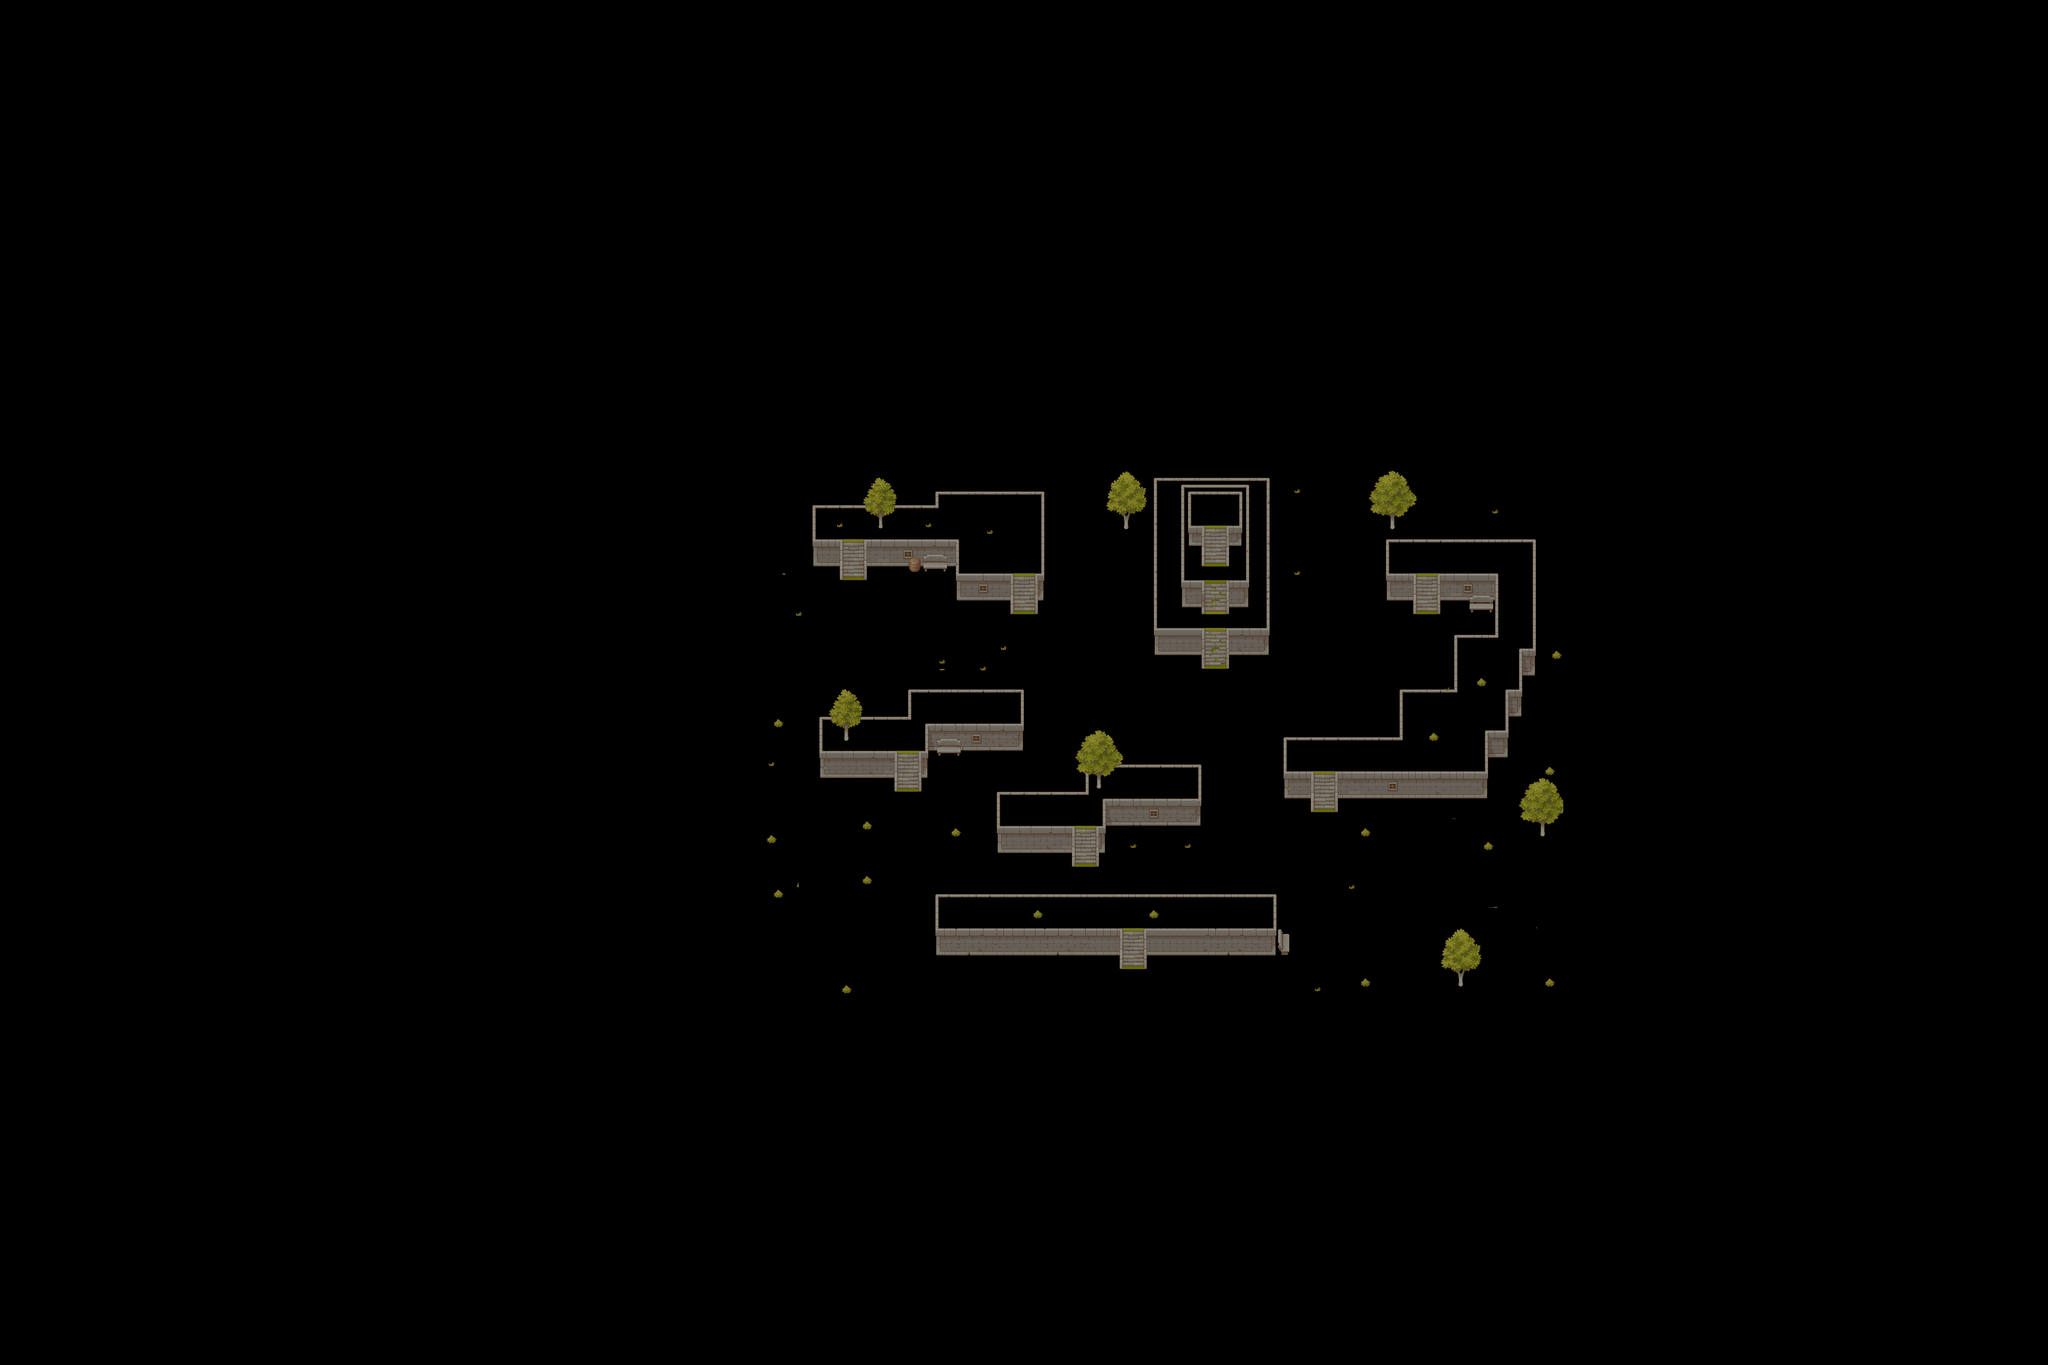

Below is a game level as drawn by its tile map, then a one-line description and the .tmx that defines it (tile-layer data replaced by summaries):
An orthogonal 300x200 tile map with 16x16 px tiles, 3 tile layers (Wall, Down_layer, Up_layer), 1 hidden layer not drawn, 10 tilesets and 642 objects.

<map version="1.10" tiledversion="1.11.1" orientation="orthogonal" renderorder="right-down" width="300" height="200" tilewidth="16" tileheight="16" infinite="0" nextlayerid="27" nextobjectid="2512">
 <tileset firstgid="1" source="../Texture_tsx/TX Plant.tsx" />
 <tileset firstgid="1025" source="../Texture_tsx/TX Props.tsx" />
 <tileset firstgid="2049" source="../Texture_tsx/TX Struct.tsx" />
 <tileset firstgid="3073" source="../Texture_tsx/TX Tileset Grass.tsx" />
 <tileset firstgid="3329" name="TX Tileset Wall" tilewidth="16" tileheight="16" tilecount="1024" columns="32">
  <image source="../Texture/TX Tileset Wall.png" width="512" height="512" />
 </tileset>
 <tileset firstgid="4353" source="../Texture_tsx/Dark_TX Tileset Grass.tsx" />
 <tileset firstgid="4609" source="../Texture_tsx/Dark_TX Struct.tsx" />
 <tileset firstgid="5633" name="Stones" tilewidth="94" tileheight="72" tilecount="8" columns="0">
  <grid orientation="orthogonal" width="1" height="1" />
  <tile id="0">
   <image source="../Texture/stone_1.png" width="11" height="10" />
  </tile>
  <tile id="1">
   <image source="../Texture/stone_2.png" width="16" height="14" />
  </tile>
  <tile id="2">
   <image source="../Texture/stone_3.png" width="24" height="19" />
  </tile>
  <tile id="3">
   <image source="../Texture/stone_4.png" width="24" height="19" />
  </tile>
  <tile id="4">
   <image source="../Texture/stone_5.png" width="27" height="22" />
  </tile>
  <tile id="5">
   <image source="../Texture/stone_6.png" width="27" height="27" />
  </tile>
  <tile id="6">
   <image source="../Texture/stone_7.png" width="57" height="42" />
  </tile>
  <tile id="7">
   <image source="../Texture/portal.png" width="94" height="72" />
  </tile>
 </tileset>
 <tileset firstgid="5641" source="../Texture_tsx/stolb.tsx" />
 <tileset firstgid="5642" name="Trees" tilewidth="113" tileheight="139" tilecount="12" columns="0">
  <grid orientation="orthogonal" width="1" height="1" />
  <tile id="0">
   <image source="../Texture/bush_1.png" width="27" height="25" />
  </tile>
  <tile id="1">
   <image source="../Texture/bush_2.png" width="22" height="19" />
  </tile>
  <tile id="2">
   <image source="../Texture/bush_3.png" width="38" height="32" />
  </tile>
  <tile id="3">
   <image source="../Texture/bush_4.png" width="47" height="42" />
  </tile>
  <tile id="4">
   <image source="../Texture/bush_5.png" width="40" height="35" />
  </tile>
  <tile id="5">
   <image source="../Texture/Tree_1.png" width="113" height="139" />
  </tile>
  <tile id="6">
   <image source="../Texture/Tree_2.png" width="96" height="136" />
  </tile>
  <tile id="7">
   <image source="../Texture/Tree_3.png" width="79" height="120" />
  </tile>
  <tile id="8">
   <image source="../Texture/vase_1.png" width="21" height="32" />
  </tile>
  <tile id="9">
   <image source="../Texture/vase_2.png" width="25" height="27" />
  </tile>
  <tile id="10">
   <image source="../Texture/vase_3.png" width="21" height="34" />
  </tile>
  <tile id="11">
   <image source="../Texture/barrel.png" width="28" height="36" />
  </tile>
 </tileset>
 <layer id="1" name="Grass" width="300" height="200" visible="0">
  <data>[60000 cells, 60000 non-empty, 366 distinct tile ids]</data>
 </layer>
 <objectgroup id="3" name="Shadow" visible="0" />
 <layer id="4" name="Wall" width="300" height="200">
  <data>[60000 cells, 1505 non-empty, 255 distinct tile ids]</data>
 </layer>
 <layer id="7" name="Down_layer" width="300" height="200">
  <data>[60000 cells, 351 non-empty, 118 distinct tile ids]</data>
 </layer>
 <objectgroup id="5" name="Down_sprites" visible="0" />
 <objectgroup id="8" name="Sprites" visible="0">
  <object id="1042" gid="5641" x="2260" y="1323" width="22" height="37" />
  <object id="1043" gid="5641" x="2389" y="1211.67" width="22" height="37" />
  <object id="1044" gid="5641" x="2260" y="1211.67" width="22" height="37" />
  <object id="1045" gid="5641" x="2389" y="1323" width="22" height="37" />
  <object id="1046" gid="5636" x="1924.13" y="1496" width="24" height="19" />
  <object id="1048" gid="5641" x="2933" y="2152.67" width="22" height="37" />
  <object id="1049" gid="5636" x="1779" y="1260.33" width="24" height="19" />
  <object id="1050" gid="5636" x="1780" y="1626" width="24" height="19" />
  <object id="1051" gid="5636" x="1780" y="1451" width="24" height="19" />
  <object id="1052" gid="5638" x="1875" y="1593" width="27" height="27" />
  <object id="1053" gid="5638" x="2081" y="1577" width="27" height="27" />
  <object id="1054" gid="5638" x="2451" y="1609" width="27" height="27" />
  <object id="1055" gid="5645" x="2312" y="1204" width="47" height="42" />
  <object id="1056" gid="5645" x="1784" y="1223" width="47" height="42" />
  <object id="1057" gid="5645" x="1814" y="1543" width="47" height="42" />
  <object id="1058" gid="5645" x="1944" y="2133" width="47" height="42" />
  <object id="1059" gid="5645" x="1864" y="2101" width="47" height="42" />
  <object id="1060" gid="5645" x="1959" y="2276" width="47" height="42" />
  <object id="1061" gid="5636" x="1847" y="2301" width="24" height="19" />
  <object id="1062" gid="5636" x="1764" y="2187" width="24" height="19" />
  <object id="1063" gid="5636" x="2039" y="2285" width="24" height="19" />
  <object id="1064" gid="5636" x="2039" y="2189" width="24" height="19" />
  <object id="1065" gid="5636" x="2117" y="2123" width="24" height="19" />
  <object id="1066" gid="5636" x="1863" y="1979" width="24" height="19" />
  <object id="1067" gid="5636" x="1928" y="1883" width="24" height="19" />
  <object id="1068" gid="5638" x="1890" y="2203" width="27" height="27" />
  <object id="1069" gid="5638" x="1972" y="1992" width="27" height="27" />
  <object id="1070" gid="5638" x="1809" y="1867" width="27" height="27" />
  <object id="1071" gid="5638" x="2227" y="2072" width="27" height="27" />
  <object id="1072" gid="5636" x="2294" y="2042" width="24" height="19" />
  <object id="1073" gid="5641" x="2246" y="2153.33" width="22" height="37" />
  <object id="1074" gid="5653" x="2253" y="1770.25" width="28" height="36" />
  <object id="1075" gid="5638" x="2499" y="1719.33" width="27" height="27" />
  <object id="1076" gid="5653" x="2996" y="2176" width="28" height="36" />
  <object id="1077" gid="5644" x="3259" y="2159" width="38" height="32" />
  <object id="1078" gid="5638" x="2740" y="2283" width="27" height="27" />
  <object id="1079" gid="5638" x="2868" y="2313" width="27" height="27" />
  <object id="1080" gid="5638" x="3155" y="2214" width="27" height="27" />
  <object id="1081" gid="5638" x="3268" y="2278" width="27" height="27" />
  <object id="1082" gid="5638" x="3268" y="2055" width="27" height="27" />
  <object id="1083" gid="5638" x="3237" y="1608" width="27" height="27" />
  <object id="1084" gid="5652" x="3029" y="1774" width="21" height="34" />
  <object id="1085" gid="5651" x="2772" y="1870" width="25" height="27" />
  <object id="1086" gid="5646" x="3389" y="1954" width="40" height="35" />
  <object id="1087" gid="5646" x="3578" y="2207" width="40" height="35" />
  <object id="1088" gid="5639" x="3477" y="2166" width="57" height="42" />
  </objectgroup>
 <objectgroup id="9" name="Up_sprites" visible="0">
  <!-- 257 objects omitted --></objectgroup>
 <layer id="6" name="Up_layer" width="300" height="200">
  <data>[60000 cells, 405 non-empty, 193 distinct tile ids]</data>
 </layer>
 <objectgroup color="#aa0000" id="2" name="Polygon" visible="0">
  <!-- 162 objects omitted --></objectgroup>
 <objectgroup id="10" name="Points" visible="0">
  <!-- 50 objects omitted --></objectgroup>
 <objectgroup id="11" name="Points_bottle" visible="0">
  <!-- 20 objects omitted --></objectgroup>
 <objectgroup id="12" name="Portal" visible="0">
  <!-- 1 objects omitted --></objectgroup>
 <objectgroup id="13" name="Point_player" visible="0">
  <!-- 1 objects omitted --></objectgroup>
</map>
<!-- 596 of 642 objects omitted -->
